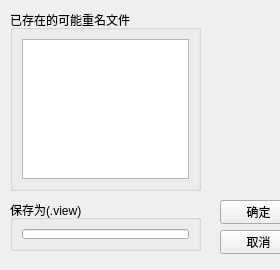
<?xml version="1.0" encoding="UTF-8"?>
<ui version="4.0">
 <class>ViewSaveDialog</class>
 <widget class="QDialog" name="ViewSaveDialog">
  <property name="geometry">
   <rect>
    <x>0</x>
    <y>0</y>
    <width>280</width>
    <height>270</height>
   </rect>
  </property>
  <property name="windowTitle">
   <string>Dialog</string>
  </property>
  <widget class="QGroupBox" name="exsitname_groupbox">
   <property name="geometry">
    <rect>
     <x>10</x>
     <y>10</y>
     <width>191</width>
     <height>181</height>
    </rect>
   </property>
   <property name="title">
    <string>已存在的可能重名文件</string>
   </property>
   <layout class="QVBoxLayout" name="verticalLayout">
    <item>
     <widget class="QListWidget" name="filename_listwidget"/>
    </item>
   </layout>
  </widget>
  <widget class="QGroupBox" name="filename_groupbox">
   <property name="geometry">
    <rect>
     <x>10</x>
     <y>200</y>
     <width>191</width>
     <height>51</height>
    </rect>
   </property>
   <property name="title">
    <string>保存为(.view)</string>
   </property>
   <layout class="QVBoxLayout" name="verticalLayout_2">
    <item>
     <widget class="QLineEdit" name="filename_lineedit"/>
    </item>
   </layout>
  </widget>
  <widget class="QWidget" name="layoutWidget">
   <property name="geometry">
    <rect>
     <x>220</x>
     <y>200</y>
     <width>77</width>
     <height>54</height>
    </rect>
   </property>
   <layout class="QVBoxLayout" name="verticalLayout_3">
    <item>
     <widget class="QPushButton" name="confirm_pushbutton">
      <property name="focusPolicy">
       <enum>Qt::NoFocus</enum>
      </property>
      <property name="text">
       <string>确定</string>
      </property>
     </widget>
    </item>
    <item>
     <widget class="QPushButton" name="cancel_pushbutton">
      <property name="focusPolicy">
       <enum>Qt::NoFocus</enum>
      </property>
      <property name="text">
       <string>取消</string>
      </property>
     </widget>
    </item>
   </layout>
  </widget>
 </widget>
 <resources/>
 <connections/>
</ui>
